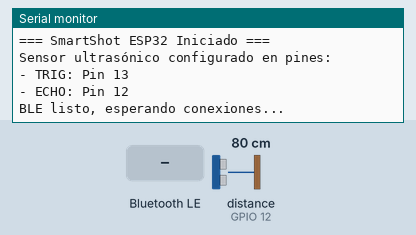
This program was run on a simulated ESP32. Parts: the last lines printed to the serial monitor. Wiring (inferred from the names in the program): ultrasonic range finder: trigger GPIO 13; echo GPIO 12. The inputs (shaded band) are chosen by the test bench; at power-on: distance to the obstacle (sensor on GPIO 12) 80 cm. The echo pulse lasts 58.3 µs per cm; nothing arrives over Bluetooth unless stated; a phone connects over Bluetooth LE 3 s after start.

Above: at 1.2 s.
1.3 s: distance to the obstacle (sensor on GPIO 12) set to 2 cm
At 2.7 s:
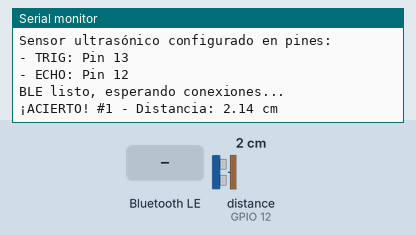
4.3 s: Bluetooth LE write "{" received
At 4.5 s:
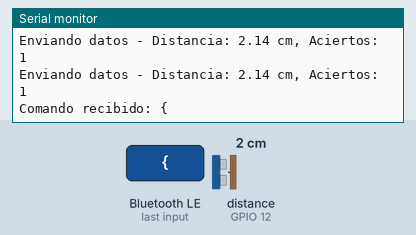
5.8 s: Bluetooth LE write "reset" received
At 6.3 s:
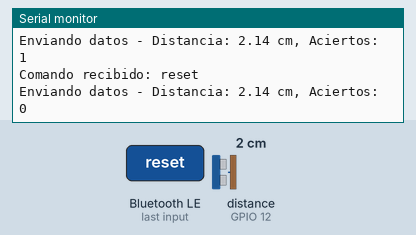
7.3 s: Bluetooth LE write "1" received
8.8 s: distance to the obstacle (sensor on GPIO 12) set to 4 cm
At 9.3 s:
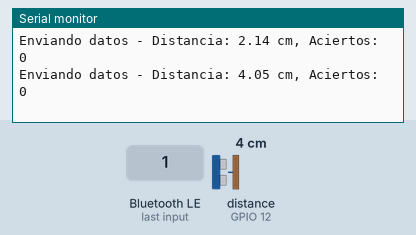

Measured:
- after the input at 1.3 s, the serial monitor: prints a new line after 0.06 s (image 1)
- after the input at 4.3 s, the serial monitor: prints a new line at once (image 2)
- after the input at 5.8 s, the serial monitor: prints a new line at once (image 3)
- after the input at 8.8 s, the serial monitor: prints a new line after 0.05 s (image 4)

The program:

main.cpp
```cpp
#include <Arduino.h>
#include <NimBLEDevice.h>
#include <ArduinoJson.h>


//for run: pio run -t upload
//for monitor: pio device monitor
// Pines del sensor ultrasónico
#define TRIG_PIN 13
#define ECHO_PIN 12

// UUIDs BLE
#define SERVICE_UUID        "4fafc201-1fb5-459e-8fcc-c5c9c331914b"
#define CHARACTERISTIC_UUID "beb5483e-36e1-4688-b7f5-ea07361b26a8"

// Constantes para medición
#define MAX_DISTANCE_FOR_HIT 20  // Distancia máxima para contar como acierto (cm)
#define MAX_VALID_DISTANCE 400  // Distancia máxima válida para el sensor (cm)
#define MEASUREMENTS_AVG 3      // Número de mediciones para promediar

NimBLEServer* pServer = nullptr;
NimBLECharacteristic* pCharacteristic = nullptr;
bool deviceConnected = false;

// Variables de estado
unsigned int aciertos = 0;
bool lastHit = false;
float lastReportedDistance = -1;  // Última distancia enviada
unsigned long lastNotificationTime = 0;
const int minNotificationInterval = 100; // Intervalo mínimo entre notificaciones (ms)

// Función para medir distancia con el sensor ultrasónico (más precisa)
float measureDistance() {
  // Tomar múltiples muestras y promediar para mayor precisión
  float totalDistance = 0;
  int validReadings = 0;

  for (int i = 0; i < MEASUREMENTS_AVG; i++) {
    // Limpiar el trigger
    digitalWrite(TRIG_PIN, LOW);
    delayMicroseconds(2);

    // Enviar pulso de 10µs
    digitalWrite(TRIG_PIN, HIGH);
    delayMicroseconds(10);
    digitalWrite(TRIG_PIN, LOW);

    // Medir duración con tiempo de espera para evitar bloqueos
    unsigned long timeoutTime = micros() + 30000; // 30ms timeout

    // Esperar a que el pin ECHO se ponga en HIGH
    while (digitalRead(ECHO_PIN) == LOW) {
      if (micros() > timeoutTime) {
        break; // Timeout, salir del bucle
      }
    }

    unsigned long startTime = micros();

    // Esperar a que el pin ECHO se ponga en LOW
    while (digitalRead(ECHO_PIN) == HIGH) {
      if (micros() > timeoutTime) {
        break; // Timeout, salir del bucle
      }
    }

    unsigned long endTime = micros();

    // Calcular duración y distancia
    if (endTime > startTime && endTime < timeoutTime) {
      unsigned long duration = endTime - startTime;
      float distance = duration * 0.034 / 2.0;

      // Solo considerar lecturas válidas
      if (distance > 0 && distance < MAX_VALID_DISTANCE) {
        totalDistance += distance;
        validReadings++;
      }
    }

    // Breve pausa entre mediciones
    delayMicroseconds(50);
  }

  // Calcular promedio si hay lecturas válidas
  if (validReadings > 0) {
    return totalDistance / validReadings;
  } else {
    return MAX_VALID_DISTANCE; // Valor por defecto si no hay lecturas válidas
  }
}

// Enviar datos por BLE
void sendSensorData(float distancia) {
  if (!deviceConnected) return;

  // No enviar notificaciones demasiado frecuentes
  unsigned long currentTime = millis();
  if (currentTime - lastNotificationTime < minNotificationInterval) {
    return;
  }

  // Crear JSON con los datos
  StaticJsonDocument<200> doc;
  doc["status"] = "sensor";
  doc["distancia"] = distancia;
  doc["aciertos"] = aciertos;

  // Serializar a String
  String jsonResponse;
  serializeJson(doc, jsonResponse);

  // Validar formato JSON
  if (!jsonResponse.startsWith("{") || !jsonResponse.endsWith("}")) {
    Serial.println("ERROR: JSON mal formateado");
    return;
  }

  // Convertir a std::string para NimBLE y enviar
  std::string jsonStr(jsonResponse.c_str());
  pCharacteristic->setValue(jsonStr);

  // Notificar dispositivo conectado
  pCharacteristic->notify();

  // Registrar envío
  Serial.print("Enviando datos - Distancia: ");
  Serial.print(distancia);
  Serial.print(" cm, Aciertos: ");
  Serial.println(aciertos);

  // Actualizar tiempo de última notificación
  lastNotificationTime = currentTime;
  lastReportedDistance = distancia;
}

// Callback para conexión BLE
class ServerCallbacks: public NimBLEServerCallbacks {
    void onConnect(NimBLEServer* pServer) {
      deviceConnected = true;
      Serial.println("Dispositivo conectado");
    }
    void onDisconnect(NimBLEServer* pServer) {
      deviceConnected = false;
      Serial.println("Dispositivo desconectado");
      NimBLEDevice::startAdvertising();
    }
};

// Callback para características BLE
class CharacteristicCallbacks: public NimBLECharacteristicCallbacks {
    void onWrite(NimBLECharacteristic* pCharacteristic) {
      std::string value = pCharacteristic->getValue();
      if (value.length() > 0) {
        Serial.print("Comando recibido: ");
        Serial.println(value.c_str());

        // Aquí podrías procesar comandos desde la app
        // Por ejemplo, reiniciar contador de aciertos
        if (value == "reset") {
          aciertos = 0;
          sendSensorData(measureDistance());
        }
      }
    }
};

void setup() {
  // Inicializar comunicación serial
  Serial.begin(115200);

  // Configurar pines del sensor
  pinMode(TRIG_PIN, OUTPUT);
  pinMode(ECHO_PIN, INPUT);
  digitalWrite(TRIG_PIN, LOW);

  Serial.println("\n=== SmartShot ESP32 Iniciado ===");

  // Configurar BLE
  NimBLEDevice::init("ESP32-SmartShot");
  pServer = NimBLEDevice::createServer();
  pServer->setCallbacks(new ServerCallbacks());

  NimBLEService *pService = pServer->createService(SERVICE_UUID);
  pCharacteristic = pService->createCharacteristic(
                      CHARACTERISTIC_UUID,
                      NIMBLE_PROPERTY::READ   |
                      NIMBLE_PROPERTY::WRITE  |
                      NIMBLE_PROPERTY::NOTIFY |
                      NIMBLE_PROPERTY::INDICATE
                    );

  pCharacteristic->setCallbacks(new CharacteristicCallbacks());
  pService->start();

  // Iniciar publicidad BLE
  NimBLEAdvertising *pAdvertising = NimBLEDevice::getAdvertising();
  pAdvertising->addServiceUUID(SERVICE_UUID);
  pAdvertising->setScanResponse(true);
  NimBLEDevice::startAdvertising();

  Serial.println("Sensor ultrasónico configurado en pines:");
  Serial.println("- TRIG: Pin " + String(TRIG_PIN));
  Serial.println("- ECHO: Pin " + String(ECHO_PIN));
  Serial.println("BLE listo, esperando conexiones...");

  // Enviar datos iniciales
  delay(20);  // Pequeña pausa para estabilizar
  aciertos = 0;
  sendSensorData(measureDistance());
}

void loop() {
  // Medir distancia con función optimizada
  float distancia = measureDistance();

  // Variable para controlar si hay que enviar datos
  bool shouldSendUpdate = false;

  // Comprobar si la distancia es menor a 4cm para considerar un acierto
  if (distancia < MAX_DISTANCE_FOR_HIT) {
    // Distancia menor a 4cm - se considera acierto
    if (!lastHit) {
      // Nuevo acierto detectado
      aciertos++;
      lastHit = true;
      shouldSendUpdate = true;

      // Mensaje de detección
      Serial.print("¡ACIERTO! #");
      Serial.print(aciertos);
      Serial.print(" - Distancia: ");
      Serial.print(distancia);
      Serial.println(" cm");
    }
  } else {
    // Fuera del rango de acierto
    if (lastHit) {
      // Acaba de salir del rango
      lastHit = false;
      shouldSendUpdate = true;
    }
  }

  // Enviar actualización si:
  // 1. Hay un cambio significativo en la distancia (>0.5cm)
  // 2. O ha pasado el tiempo máximo desde la última actualización (500ms)
  float distanceDifference = abs(distancia - lastReportedDistance);
  if (shouldSendUpdate ||
      distanceDifference > 0.5 ||
      millis() - lastNotificationTime > 500) {
    sendSensorData(distancia);
  }

  // Pequeña pausa para estabilidad y rendimiento
  delay(50);  // 50ms para mediciones más frecuentes
}
```
